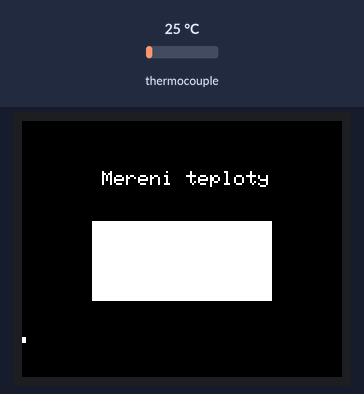
A sketch run on a simulated Arduino Uno, built with avr-gcc and run on an emulated ATmega328P. Shown: 160×128 colour display. The inputs (shaded band) are chosen by the test bench; at power-on: thermocouple 25 °C. What the sketch prints to the serial monitor is not drawn.

Above: at 1.8 s.
1.9 s: thermocouple set to 6 °C
4.5 s: thermocouple set to 75 °C
7.5 s: thermocouple set to 150 °C
At 8.8 s:
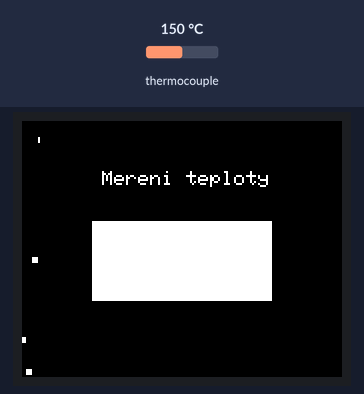
At 15.6 s:
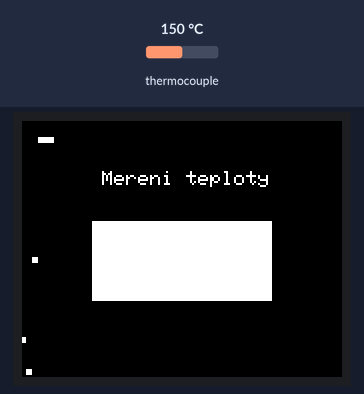
Timing chart, 0 to 16.5 s (numbered marks = the images above; inputs shaded):
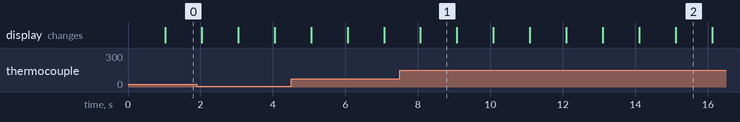

The sketch:

displayTest.ino
```cpp
#include <Ucglib.h>

// LCD ST7735 128x160 SPI

// připojení potřebných knihoven
#include <SPI.h>
#include <max6675.h>
#include "Ucglib.h"
#include <TFT.h>

// nastavení propojovacích pinů
#define RESET 8
#define DC 9
#define CSLCD 10
#define RELE_PIN 7
int pinSO  = 3;
int pinCS  = 4;
int pinSCK = 5;
// inicializace displeje z knihovny
//Ucglib_ST7735_18x128x160_HWSPI ucg(DC, CSLCD, RESET);
TFT TFTscreen = TFT(CSLCD, DC, RESET);
MAX6675 termoclanek(pinSCK, pinCS, pinSO);
int xPos = 0;
char sensorPrintout[6];
void setup(void) {
  // komunikace přes sériovou linku rychlostí 9600 baud
  Serial.begin(9600);
//  pinMode(RELE_PIN, OUTPUT);

  // nastavení průhledného pozadí písma
  //  ucg.begin(UCG_FONT_MODE_TRANSPARENT);
  //  // nastavení plného pozadí písma
  //  //ucg.begin(UCG_FONT_MODE_SOLID);
  //  // otočení displeje o 270 stupňů
  //  ucg.setRotate270();
  //  // nastavení fontu,
  //  // ukázka dalších fontů zde:
  //  // https://github.com/olikraus/ucglib/wiki/fontsize
  //  ucg.setFont(ucg_font_helvR12_tr);
  //  // vyčištění obsahu displeje
  //  ucg.clearScreen();
  //  // nastavení barvy na bílou (barva ve složkách RGB,
  //  // červená-zelená-modrá v intenzitě 0-255)
  //  ucg.setColor(255, 255, 255);
  //  // nastavení kurzoru na pozici [x, y] = [40, 25]
  //  ucg.setPrintPos(40, 25);
  //  // tištění textu
  //  ucg.print("Mereni teploty");
  //  // ucg.setPrintPos(10, 50);
  //  // // nastavení barvy na červenou
  //  // ucg.setColor(255, 0, 0);
  //  // ucg.println("dratek.cz!");
  //  ucg.setPrintPos(40, 75);
  //  // nastavení barvy na zelenou
  //  ucg.setColor(0, 255, 0);
  //  ucg.print("Teplota:");
  //  ucg.setPrintPos(40, 125);
  //  // nastavení barvy na šedou
  //  ucg.setColor(127, 127, 127);
  //  ucg.println(" Stupnu Celsia");
  //  // reference všech dostupných příkazů:
  //  // https://github.com/olikraus/ucglib/wiki/reference

  TFTscreen.begin();
  TFTscreen.background(0, 0, 0);
  TFTscreen.setTextColor(0xFFFF);
  // nastavení kurzoru na pozici [x, y] = [40, 25]
  TFTscreen.setCursor(40, 25);
  TFTscreen.setTextSize(1);
  // tištění textu
  TFTscreen.print("Mereni teploty");
}

void loop(void) {
  // načtení aktuální teploty termočlánku
  // do proměnné teplotaC
  float teplotaC = termoclanek.readCelsius();
  //  // nastavení barvy na černou
  //  ucg.setColor(0, 0, 0);
  //  // nakresli vyplněný box danou barvou
  //  // od souřadnic [0, 80] 160 pixelů do délky
  //  // a 20 pixelů na výšku
  //  ucg.drawBox(0, 80, 160, 20);
  //  // nastavení barvy na modrou
  //  ucg.setColor(0, 0, 255); // modrá
  //  ucg.setPrintPos(60, 100);
  //  // vytištění čísla - počet vteřin od
  //  // zapnutí Arduina
  //  ucg.print(teplotaC);
  // pauza po dobu 1 vteřiny
  //  TFTscreen.drawRect(0, 60, 160, 50,0xFFFF);
  String sensorVal = String(teplotaC);
  // convert the reading to a char array
  sensorVal.toCharArray(sensorPrintout, 6);

  TFTscreen.fillRect(35, 50, 90, 40, 0xFFFF);
  TFTscreen.stroke(255, 255, 255);
  TFTscreen.text(sensorPrintout, 40, 70);
  int graphHeight = map(teplotaC, 0, 160, 0, TFTscreen.height());
  Serial.println(graphHeight);
  TFTscreen.stroke(255, 255, 255);

  TFTscreen.line(xPos, TFTscreen.height() - graphHeight, xPos, TFTscreen.height() - graphHeight + 2);
  if (xPos >= 160) {

    xPos = 0;

    TFTscreen.background(0, 0, 0);
    TFTscreen.setTextColor(0xFFFF);
    // nastavení kurzoru na pozici [x, y] = [40, 25]
    TFTscreen.setCursor(40, 25);
    TFTscreen.setTextSize(1);
    // tištění textu
    TFTscreen.print("Mereni teploty");
  }

  else {

    xPos++;

  }
//  digitalWrite(RELE_PIN, HIGH);
  delay(1000);
//  digitalWrite(RELE_PIN, LOW);
}
```
